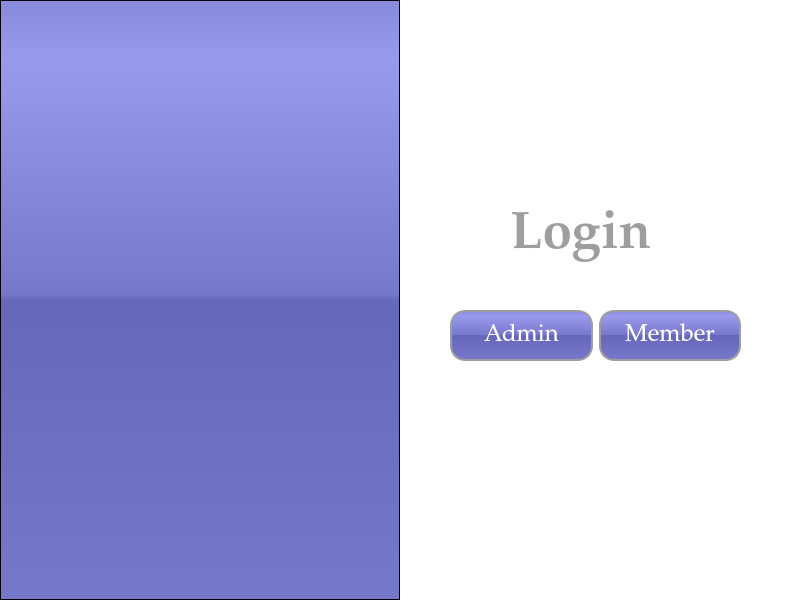
<?xml version="1.0" encoding="UTF-8"?>
<ui version="4.0">
 <class>Main</class>
 <widget class="QMainWindow" name="Main">
  <property name="enabled">
   <bool>true</bool>
  </property>
  <property name="geometry">
   <rect>
    <x>0</x>
    <y>0</y>
    <width>800</width>
    <height>600</height>
   </rect>
  </property>
  <property name="minimumSize">
   <size>
    <width>800</width>
    <height>600</height>
   </size>
  </property>
  <property name="maximumSize">
   <size>
    <width>800</width>
    <height>600</height>
   </size>
  </property>
  <property name="font">
   <font>
    <family>Palatino Linotype</family>
    <pointsize>18</pointsize>
   </font>
  </property>
  <property name="contextMenuPolicy">
   <enum>Qt::DefaultContextMenu</enum>
  </property>
  <property name="windowTitle">
   <string>Term Spors Complex</string>
  </property>
  <property name="styleSheet">
   <string notr="true">background-color: rgb(255, 255, 255);</string>
  </property>
  <widget class="QWidget" name="centralwidget">
   <widget class="QLabel" name="lbl_login">
    <property name="geometry">
     <rect>
      <x>510</x>
      <y>190</y>
      <width>181</width>
      <height>91</height>
     </rect>
    </property>
    <property name="font">
     <font>
      <family>Palatino Linotype</family>
      <pointsize>40</pointsize>
      <weight>75</weight>
      <bold>true</bold>
     </font>
    </property>
    <property name="autoFillBackground">
     <bool>false</bool>
    </property>
    <property name="styleSheet">
     <string notr="true">color: #9E9E9E;
background-color: rgba(255, 255, 255, 0);</string>
    </property>
    <property name="text">
     <string>Login</string>
    </property>
   </widget>
   <widget class="QWidget" name="horizontalLayoutWidget">
    <property name="geometry">
     <rect>
      <x>450</x>
      <y>310</y>
      <width>291</width>
      <height>51</height>
     </rect>
    </property>
    <layout class="QHBoxLayout" name="horizontalLayout">
     <item>
      <widget class="QPushButton" name="btn_admin">
       <property name="sizePolicy">
        <sizepolicy hsizetype="Minimum" vsizetype="Preferred">
         <horstretch>0</horstretch>
         <verstretch>0</verstretch>
        </sizepolicy>
       </property>
       <property name="font">
        <font>
         <family>Palatino Linotype</family>
         <pointsize>18</pointsize>
         <underline>false</underline>
        </font>
       </property>
       <property name="cursor">
        <cursorShape>PointingHandCursor</cursorShape>
       </property>
       <property name="styleSheet">
        <string notr="true">QPushButton{
	border: 2px solid #9E9E9E;
	border-radius: 15px;
	background-color: QLinearGradient( x1: 0, y1: 0, x2: 0, y2: 1, stop: 0 #88d, stop: 0.1 #99e, stop: 0.49 #77c, stop: 0.5 #66b, stop: 1 #77c);
	color: #FFFFFF;
}
QPushButton:hover{
	color: #9E9E9E;
	background-color: #5a5a5a;
}
QPushButton:pressed{
	color: #9c2219;
}
QPushButton:checked{
	color: #2c998e;
}</string>
       </property>
       <property name="text">
        <string>Admin</string>
       </property>
      </widget>
     </item>
     <item>
      <widget class="QPushButton" name="btn_member">
       <property name="sizePolicy">
        <sizepolicy hsizetype="Minimum" vsizetype="Preferred">
         <horstretch>0</horstretch>
         <verstretch>0</verstretch>
        </sizepolicy>
       </property>
       <property name="font">
        <font>
         <family>Palatino Linotype</family>
         <pointsize>18</pointsize>
         <underline>false</underline>
        </font>
       </property>
       <property name="cursor">
        <cursorShape>PointingHandCursor</cursorShape>
       </property>
       <property name="styleSheet">
        <string notr="true">QPushButton{
	border: 2px solid #9E9E9E;
	border-radius: 15px;
	background-color: QLinearGradient( x1: 0, y1: 0, x2: 0, y2: 1, stop: 0 #88d, stop: 0.1 #99e, stop: 0.49 #77c, stop: 0.5 #66b, stop: 1 #77c);
	color: #FFFFFF;
}
QPushButton:hover{
	color: #9E9E9E;
	background-color: #5a5a5a;
}
QPushButton:pressed{
	color: #9c2219;
}
QPushButton:checked{
	color: #2c998e;
}</string>
       </property>
       <property name="text">
        <string>Member</string>
       </property>
      </widget>
     </item>
    </layout>
   </widget>
   <widget class="QFrame" name="frame">
    <property name="geometry">
     <rect>
      <x>0</x>
      <y>0</y>
      <width>400</width>
      <height>600</height>
     </rect>
    </property>
    <property name="styleSheet">
     <string notr="true">background-color: QLinearGradient( x1: 0, y1: 0, x2: 0, y2: 1, stop: 0 #88d, stop: 0.1 #99e, stop: 0.49 #77c, stop: 0.5 #66b, stop: 1 #77c);</string>
    </property>
    <property name="frameShape">
     <enum>QFrame::StyledPanel</enum>
    </property>
    <property name="frameShadow">
     <enum>QFrame::Raised</enum>
    </property>
    <widget class="QLabel" name="label">
     <property name="geometry">
      <rect>
       <x>100</x>
       <y>230</y>
       <width>191</width>
       <height>131</height>
      </rect>
     </property>
     <property name="styleSheet">
      <string notr="true">background-color: rgba(255, 255, 255, 0);
color: rgb(255, 255, 255);</string>
     </property>
     <property name="text">
      <string/>
     </property>
     <property name="pixmap">
      <pixmap>../Icons/login.png</pixmap>
     </property>
     <property name="scaledContents">
      <bool>true</bool>
     </property>
    </widget>
   </widget>
   <zorder>frame</zorder>
   <zorder>lbl_login</zorder>
   <zorder>horizontalLayoutWidget</zorder>
  </widget>
 </widget>
 <resources/>
 <connections/>
</ui>
